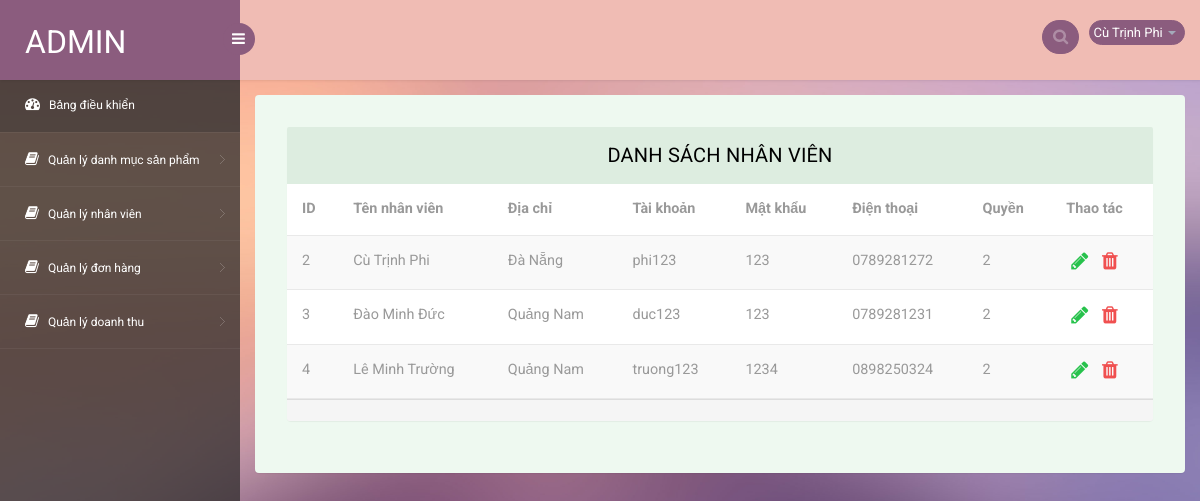
The app's page /Bookstore.vn/admin/quan_ly_nhan_vien.php (signed in) with its own data.
### tables this page shows
CREATE TABLE `nhanvien` (
  `MaNV` int(11) NOT NULL,
  `TenNV` varchar(200) NOT NULL,
  `GioiTinh` varchar(10) NOT NULL,
  `NgaySinh` date NOT NULL,
  `DienThoai` varchar(10) NOT NULL,
  `DiaChi` varchar(200) NOT NULL,
  `TaiKhoan` varchar(200) NOT NULL,
  `MatKhau` varchar(200) NOT NULL,
  `Quyen` int(11) NOT NULL
);

### Bookstore.vn/function/function.php (called while the page is built, shortened)
<?php
function getValueAD($username, $vt){
	$server_name ='localhost';
	$user = 'root';
	$password = '';
	$database_name = 'db_bansach';
	$conn = mysqli_connect($server_name, $user, $password, $database_name);
	mysqli_query($conn,"SET NAMES 'UTF8'");
	$sql = "select * from nhanvien where TaiKhoan = '".$username."'";
	if($rs = mysqli_query($conn,$sql)){
		while ($row = mysqli_fetch_row($rs)) {
			$value = $row[$vt];
		}
	}
	return $value;
}
?>

### Bookstore.vn/admin/quan_ly_nhan_vien.php (the view, shortened to what this page needs)
<?php require ("../admin/include/header_admin.php") ?>
<?php require ("../admin/include/main_admin.php") ?>
<section id="main-content">
	<section class="wrapper">
		<div class="table-agile-info">
  <div class="panel panel-default">
    <div class="panel-heading">
      Danh sách nhân viên
    </div>
    <div class="table-responsive">
      <table class="table table-striped b-t b-light">
        <thead>
          <tr>
            <th>ID</th>
            <th>Tên nhân viên</th>
            <th>Địa chỉ</th>
            <th>Tài khoản</th>
            <th>Mật khẩu</th>
            <th>Điện thoại</th>
            <th>Quyền</th>
            <th>Thao tác</th>
          </tr>
        </thead>
        <tbody>
        <?php
			$sql ="select * from nhanvien where MaNV > '1'";
			$exec= mysqli_query($conn, $sql);
			while($row=mysqli_fetch_array($exec)){
		?>
          <tr>
            <td><?php echo $row['MaNV']; ?></td>
            <td><?php echo $row['TenNV']; ?></td>
            <td><?php echo $row['DiaChi']; ?></td>
            <td><?php echo $row['TaiKhoan']; ?></td>
            <td><?php echo $row['MatKhau']; ?></td>
            <td><?php echo $row['DienThoai']; ?></td>
            <td><?php echo $row['Quyen']; ?></td>
            <td>
              <a href="sua_nhan_vien.php?manv=<?php echo $row['MaNV']; ?>" class="active ">
                <i class="fa fa-pencil text-success text-active"></i></a>
              <a onclick="return confirm('Bạn có muốn xóa không???')" href="xoa_nhan_vien.php?manv=<?php echo $row['MaNV']; ?>" class="active ">
                <i class="fa fa-trash text-danger text"></i></a>
            </td>
          </tr>
        <?php } ?>
        </tbody>
      </table>
    </div>
    <footer class="panel-footer">
      <div class="row">
        <div class="col-sm-7 text-right text-center-xs">
        </div>
      </div>
    </footer>
  </div>
</div>
    </section>
</section>
<?php require ("../admin/include/footer_admin.php") ?>

### Bookstore.vn/admin/include/main_admin.php (shortened to what this page needs)
<body>
<section id="container">
<header class="header fixed-top clearfix">
<div class="brand">
    <a href="quan_tri.php" class="logo">
        ADMIN
    </a>
    <div class="sidebar-toggle-box">
        <div class="fa fa-bars"></div>
    </div>
</div>
<div class="top-nav clearfix">
    <ul class="nav pull-right top-menu">
        <li>
            <input type="text" class="form-control search" placeholder=" Search">
        </li>
        <li class="dropdown">
        <?php
             if(isset($_SESSION['username'])){
            $name = getValueAD($_SESSION['username'],1);
        ?>
            <a data-toggle="dropdown" class="dropdown-toggle" href="#">
                <span class="username">
                	<?php
                       echo $name;
                    ?>
                </span>
                <b class="caret"></b>
            </a>
              <?php
                }
             ?>
        </li>
    </ul>
</div>
</header>
<aside>
    <div id="sidebar" class="nav-collapse">
        <div class="leftside-navigation">
            <ul class="sidebar-menu" id="nav-accordion">
                <li>
                    <a class="active" href="#">
                        <i class="fa fa-dashboard"></i>
                        <span>Bảng điều khiển</span>
                    </a>
                </li>
                <li class="sub-menu">
                    <a href="javascript:;">
                        <i class="fa fa-book"></i>
                        <span>Quản lý danh mục sản phẩm</span>
                    </a>
                </li>
                <li class="sub-menu">
                    <a href="javascript:;">
                        <i class="fa fa-book"></i>
                        <span>Quản lý nhân viên</span>
                    </a>
                </li>
                <li class="sub-menu">
                    <a href="javascript:;">
                        <i class="fa fa-book"></i>
                        <span>Quản lý đơn hàng</span>
                    </a>
                </li>
                <li class="sub-menu">
                    <a href="javascript:;">
                        <i class="fa fa-book"></i>
                        <span>Quản lý doanh thu</span>
                    </a>
                </li>
            </ul>
        </div>
    </div>
</aside>

### records on screen
nhanvien: TenNV "Cù Trịnh Phi", MaNV "2", DiaChi "Đà Nẵng", TaiKhoan "phi123", MatKhau "123", DienThoai "0789281272", Quyen "2"
nhanvien: MaNV "3", TenNV "Đào Minh Đức", DiaChi "Quảng Nam", TaiKhoan "duc123", MatKhau "123", DienThoai "0789281231", Quyen "2"
nhanvien: MaNV "4", TenNV "Lê Minh Trường", DiaChi "Quảng Nam", TaiKhoan "truong123", MatKhau "1234", DienThoai "0898250324", Quyen "2"
